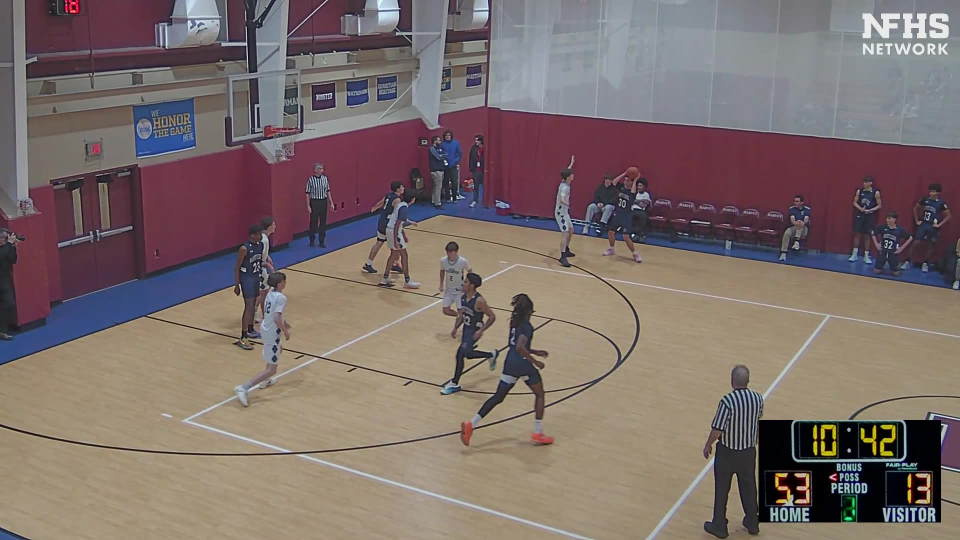
#> input picture ramblinghacks26/all_images/img_00003.jpg, 1920 x 1080 px (shown at 1/2 size)
$ python -i motion_detection.py   (imports and definitions only)
#> lines starting #> are read from the running program, lines starting #| are printed output that depends on the picture
#> further down, picture is the input picture: shape (1080, 1920, 3); mean B, G, R 106, 109.6, 124
"""Motion-based candidate detection.

Design notes
------------
A broadcast basketball is small (~10-25 px diameter at 720p) and usually moves
faster than the surrounding players. We combine two cheap signals:

1. MOG2 background subtraction — robust to lighting, gets moving foreground.
2. 3-frame differencing — catches the *currently* moving pixels (players stop
   often; the ball rarely does).

Intersecting both masks kills most stationary-player false positives. We then
extract connected components and filter by shape/size.

The filters are deliberately loose: downstream stages (classifier, Kalman
gating) make the final association, so we want recall > precision here.
"""
from __future__ import annotations

from dataclasses import dataclass
from typing import List, Optional

import cv2
import numpy as np


@dataclass
class Candidate:
    x: float          # center x (pixels)
    y: float          # center y
    radius: float     # effective radius
    area: float
    circularity: float
    speed: float      # crude motion magnitude
    patch: np.ndarray  # small BGR crop, for classifier

    @property
    def xy(self) -> np.ndarray:
        return np.array([self.x, self.y], dtype=np.float32)


class MotionDetector:
    def __init__(
        self,
        min_area: int = 15,
        max_area: int = 900,
        min_circularity: float = 0.45,
        history: int = 120,
        var_threshold: float = 25.0,
        patch_pad: int = 6,
    ):
        self.bg = cv2.createBackgroundSubtractorMOG2(
            history=history, varThreshold=var_threshold, detectShadows=False
        )
        self.min_area = min_area
        self.max_area = max_area
        self.min_circularity = min_circularity
        self.patch_pad = patch_pad
        self._prev_gray: Optional[np.ndarray] = None
        self._prev_prev_gray: Optional[np.ndarray] = None
        self._kernel = cv2.getStructuringElement(cv2.MORPH_ELLIPSE, (3, 3))

    def _frame_diff_mask(self, gray: np.ndarray) -> Optional[np.ndarray]:
        if self._prev_gray is None or self._prev_prev_gray is None:
            return None
        d1 = cv2.absdiff(gray, self._prev_gray)
        d2 = cv2.absdiff(self._prev_gray, self._prev_prev_gray)
        motion = cv2.bitwise_and(d1, d2)
        _, m = cv2.threshold(motion, 12, 255, cv2.THRESH_BINARY)
        return m

    def detect(self, frame_bgr: np.ndarray) -> List[Candidate]:
        gray = cv2.cvtColor(frame_bgr, cv2.COLOR_BGR2GRAY)
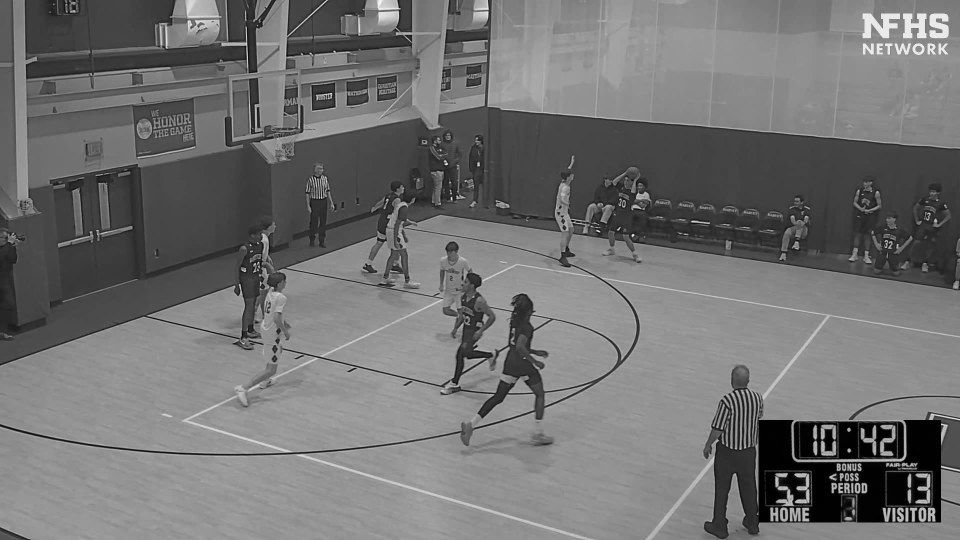
#> gray: shape (1080, 1920) (shown at 1/2 size); min 0, max 255, mean 113.5
        gray_blur = cv2.GaussianBlur(gray, (5, 5), 0)

        fg = self.bg.apply(frame_bgr, learningRate=-1)
#> fg: shape (1080, 1920); every value is 255
        _, fg = cv2.threshold(fg, 200, 255, cv2.THRESH_BINARY)
        fg = cv2.morphologyEx(fg, cv2.MORPH_OPEN, self._kernel, iterations=1)

        diff = self._frame_diff_mask(gray_blur)
        mask = cv2.bitwise_and(fg, diff) if diff is not None else fg
        mask = cv2.dilate(mask, self._kernel, iterations=1)

        self._prev_prev_gray = self._prev_gray
        self._prev_gray = gray_blur

        candidates: List[Candidate] = []
        n, labels, stats, cents = cv2.connectedComponentsWithStats(mask, connectivity=8)
#> labels: shape (1080, 1920) int32; every value is 1
#> n = 2; stats = [[-1, 2147483647, 0, 0, 0], [0, 0, 1920, 1080, 2073600]]; cents = [[nan, nan], [959.5, 539.5]]
        h, w = frame_bgr.shape[:2]
#> h = 1080; w = 1920
        for i in range(1, n):
            area = int(stats[i, cv2.CC_STAT_AREA])
            if area < self.min_area or area > self.max_area:
                continue
            cx, cy = cents[i]
            bw = stats[i, cv2.CC_STAT_WIDTH]
            bh = stats[i, cv2.CC_STAT_HEIGHT]
            aspect = bw / max(bh, 1)
            if aspect < 0.4 or aspect > 2.5:
                continue
            # circularity via contour perimeter
            comp_mask = (labels == i).astype(np.uint8) * 255
            contours, _ = cv2.findContours(comp_mask, cv2.RETR_EXTERNAL, cv2.CHAIN_APPROX_SIMPLE)
            if not contours:
                continue
            perim = cv2.arcLength(contours[0], True)
            circularity = 4 * np.pi * area / (perim * perim + 1e-6)
            if circularity < self.min_circularity:
                continue
            radius = 0.5 * (bw + bh) * 0.5
            pad = self.patch_pad + int(radius)
            x0 = max(0, int(cx) - pad)
            y0 = max(0, int(cy) - pad)
            x1 = min(w, int(cx) + pad)
            y1 = min(h, int(cy) + pad)
            patch = frame_bgr[y0:y1, x0:x1].copy()
            candidates.append(
                Candidate(
                    x=float(cx), y=float(cy),
                    radius=float(radius), area=float(area),
                    circularity=float(circularity),
                    speed=float(area),  # placeholder; tracker uses its own velocity
                    patch=patch,
                )
            )
#> this loop made 1 pass
#> area on pass 1: 2073600
#> after the loop, candidates = []
        return candidates

>>> import cv2
>>> picture = cv2.imread('../all_images/img_00003.jpg')
>>> result = MotionDetector().detect(picture)
#> result = []

$ run again, on ramblinghacks26/all_images/img_00005.jpg
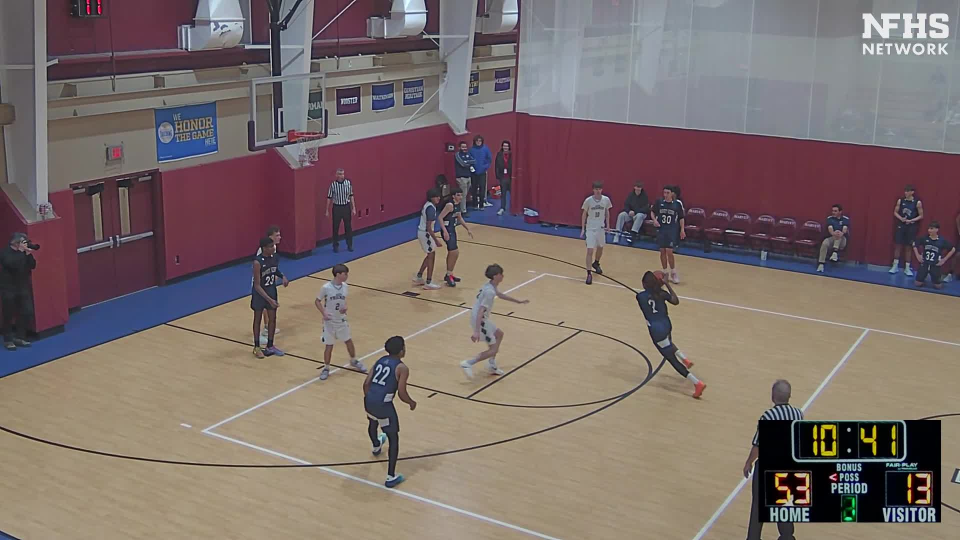
#> input picture ramblinghacks26/all_images/img_00005.jpg, 1920 x 1080 px (shown at 1/2 size)
#> picture is the input picture: shape (1080, 1920, 3); mean B, G, R 105.7, 109, 123.3
#> in detect, `gray = cv2.cvtColor(frame_bgr, cv2.COLOR_BGR2GRAY)`:
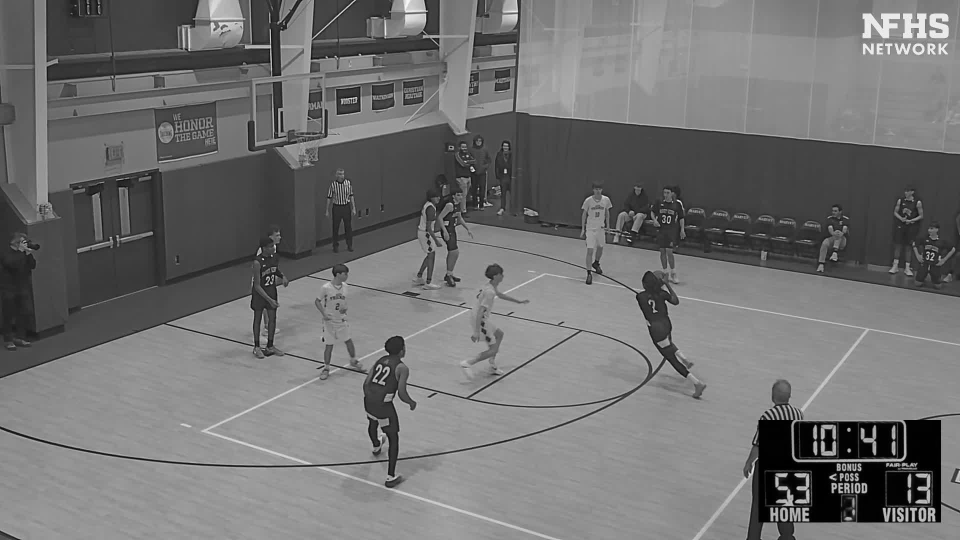
#> gray: shape (1080, 1920) (shown at 1/2 size); min 0, max 255, mean 112.9
#> fg: shape (1080, 1920); every value is 255
#> labels: shape (1080, 1920) int32; every value is 1
#> n = 2; stats = [[-1, 2147483647, 0, 0, 0], [0, 0, 1920, 1080, 2073600]]; cents = [[nan, nan], [959.5, 539.5]]
#> the loop in detect, `for i in range(1, n):` made 1 pass
#> area on pass 1: 2073600
#> after the loop in detect, `for i in range(1, n):`: candidates = []

$ run again, on ramblinghacks26/all_images/img_00006.jpg
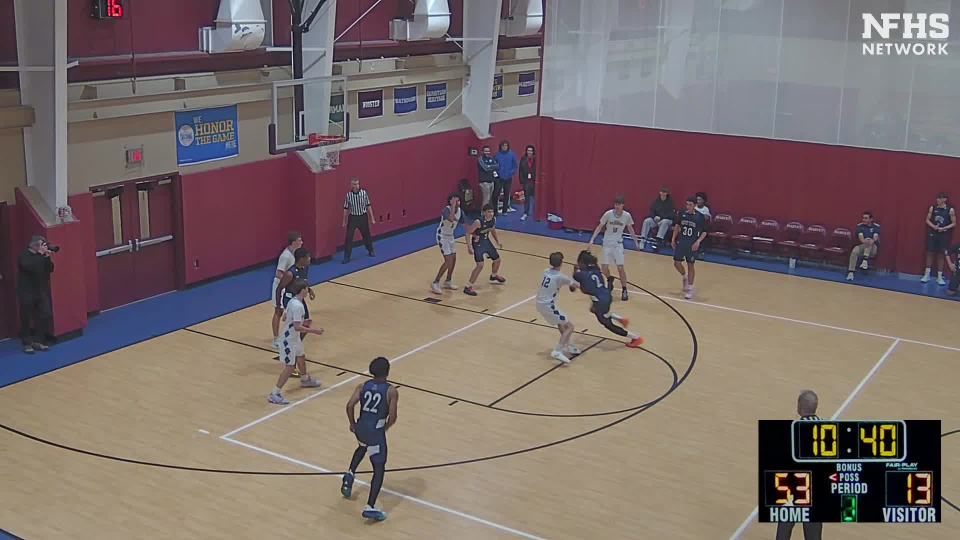
#> input picture ramblinghacks26/all_images/img_00006.jpg, 1920 x 1080 px (shown at 1/2 size)
#> picture is the input picture: shape (1080, 1920, 3); mean B, G, R 105.1, 107.9, 122.6
#> in detect, `gray = cv2.cvtColor(frame_bgr, cv2.COLOR_BGR2GRAY)`:
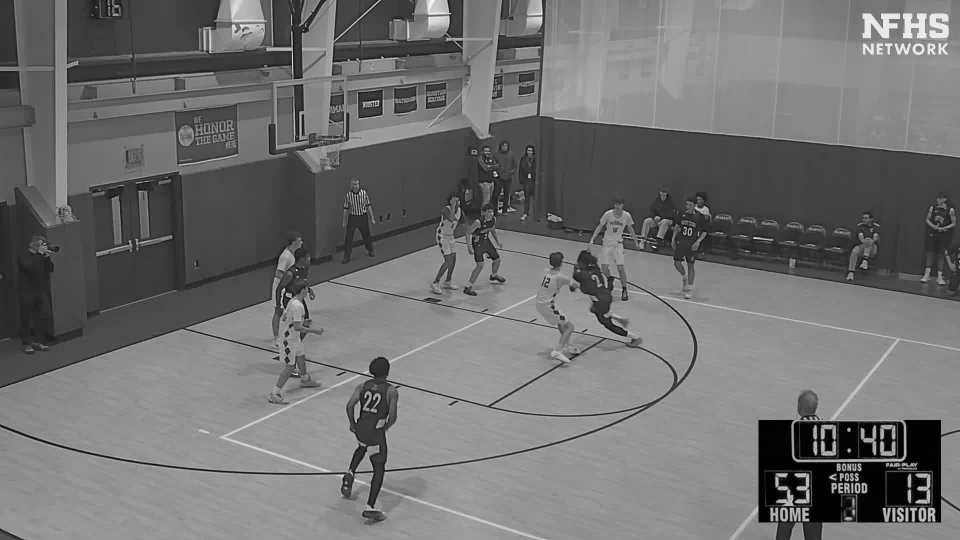
#> gray: shape (1080, 1920) (shown at 1/2 size); min 0, max 255, mean 112
#> fg: shape (1080, 1920); every value is 255
#> labels: shape (1080, 1920) int32; every value is 1
#> n = 2; stats = [[-1, 2147483647, 0, 0, 0], [0, 0, 1920, 1080, 2073600]]; cents = [[nan, nan], [959.5, 539.5]]
#> the loop in detect, `for i in range(1, n):` made 1 pass
#> area on pass 1: 2073600
#> after the loop in detect, `for i in range(1, n):`: candidates = []

$ run again, on ramblinghacks26/all_images/img_00008.jpg
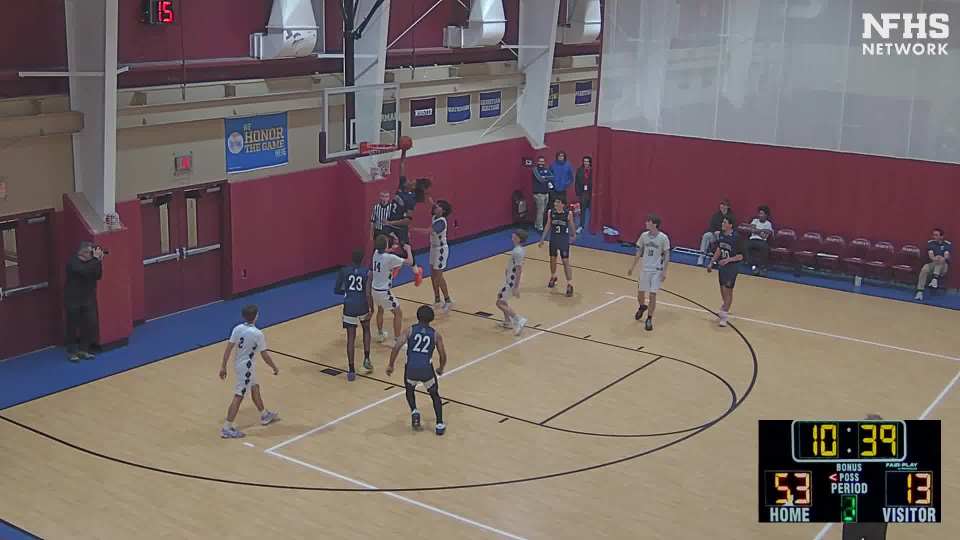
#> input picture ramblinghacks26/all_images/img_00008.jpg, 1920 x 1080 px (shown at 1/2 size)
#> picture is the input picture: shape (1080, 1920, 3); mean B, G, R 103.4, 105.7, 120.1
#> in detect, `gray = cv2.cvtColor(frame_bgr, cv2.COLOR_BGR2GRAY)`:
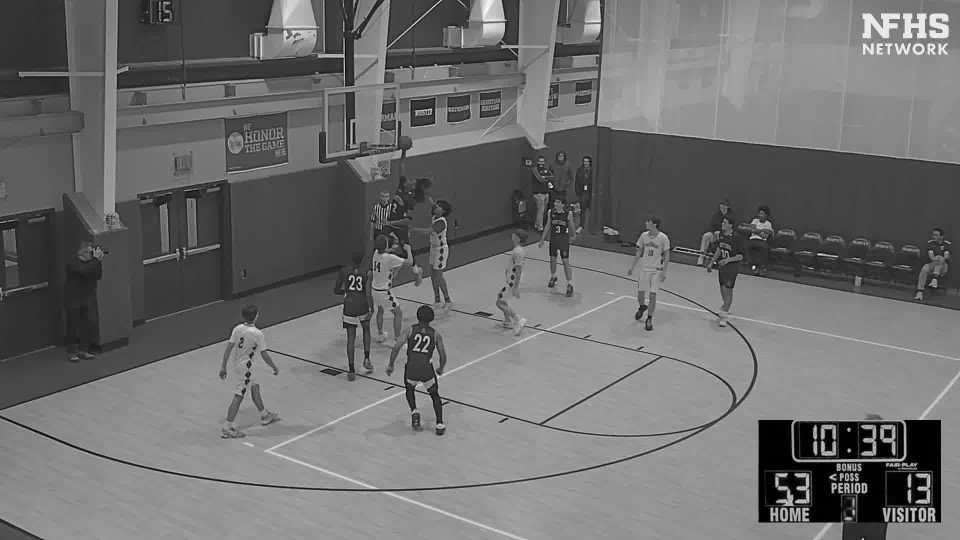
#> gray: shape (1080, 1920) (shown at 1/2 size); min 0, max 255, mean 109.8
#> fg: shape (1080, 1920); every value is 255
#> labels: shape (1080, 1920) int32; every value is 1
#> n = 2; stats = [[-1, 2147483647, 0, 0, 0], [0, 0, 1920, 1080, 2073600]]; cents = [[nan, nan], [959.5, 539.5]]
#> the loop in detect, `for i in range(1, n):` made 1 pass
#> area on pass 1: 2073600
#> after the loop in detect, `for i in range(1, n):`: candidates = []
